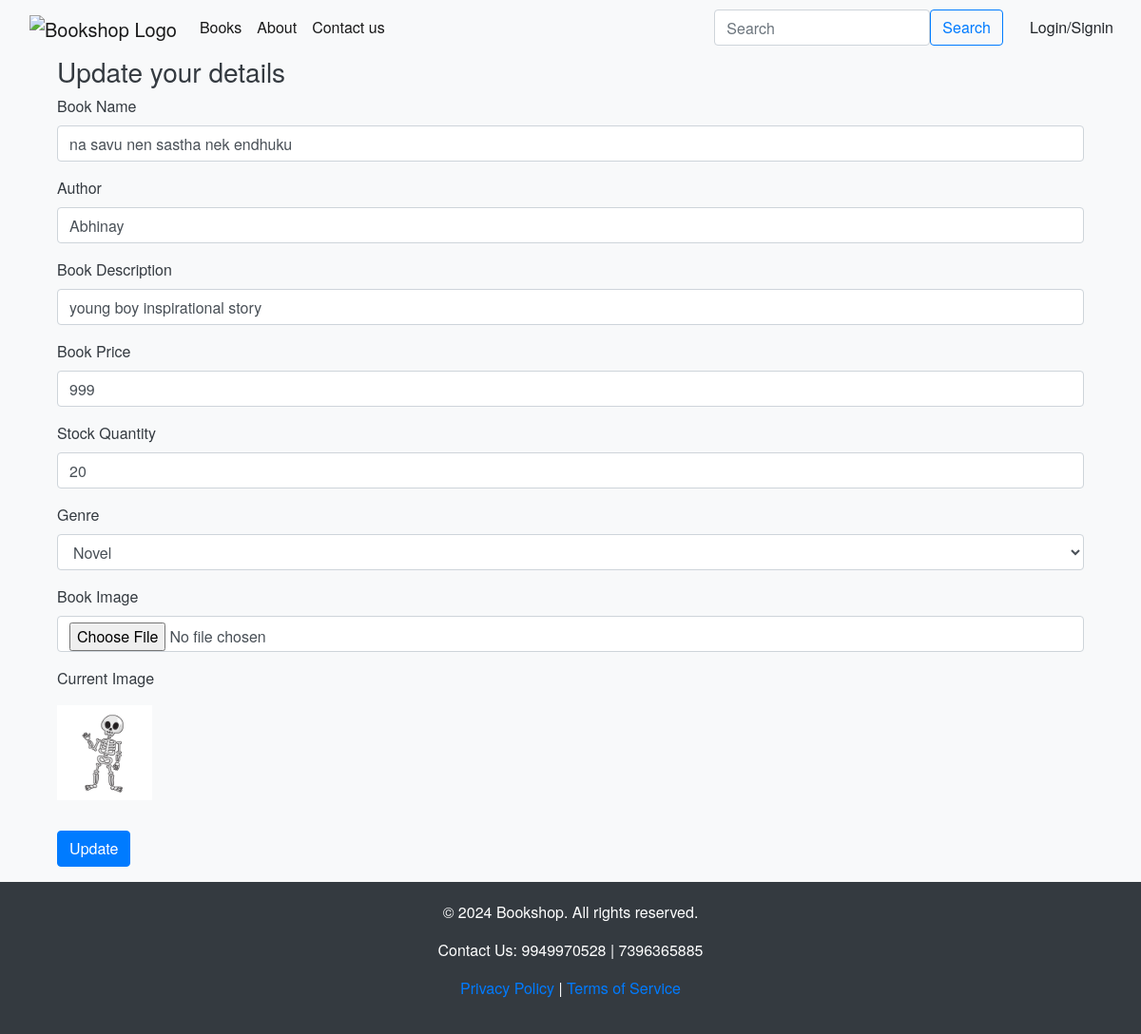
Screenshot of /update/1 with the database file from the repository.
### app.py (models this page shows)
class Products(db.Model):
    __tablename__ = 'products'
    ProductID = db.Column(db.Integer, primary_key=True)
    ProductName= db.Column(db.String(50), nullable=False)
    Author= db.Column(db.String(30), nullable=False)
    Description= db.Column(db.String(100), nullable=False)
    Price= db.Column(db.Integer, nullable=False)
    StockQuantity= db.Column(db.Integer,nullable=False)
    CategoryID= db.Column(db.Integer,db.ForeignKey('categories.CategoryID'), nullable=False )
    MerchantID = db.Column(db.Integer, db.ForeignKey('users.UserID'), nullable=False)
    ProductImage = db.Column(db.String(100), nullable=False)

### app.py (the view, shortened to what this page needs)
@app.route('/update/<int:product_id>', methods=['GET', 'POST'])
def update(product_id):
    product = Products.query.filter_by(ProductID=product_id).first()
    if not product:
        return "Product not found", 404
    return render_template('update_book.html', product=product)

### templates/update_book.html (shortened to what this page needs)
{% extends 'base.html' %}
{% block body %}
<div class="container">
    <h3>Update your details</h3>
    <form method="post" action="/update/{{product.ProductID}}">
        <div class="mb-3">
            <label for="bookname" class="form-label">Book Name</label>
            <input type="text" class="form-control" name="name" value="{{product.ProductName}}" id="bookname" autocomplete="off" required>
        </div>
        <div class="mb-3">
          <label for="author" class="form-label">Author</label>
          <input type="text" class="form-control" name="author" value="{{product.Author}}" id="author" autocomplete="off" required>
        </div>
        <div class="mb-3">
            <label for="bookdesc" class="form-label">Book Description</label>
            <input type="text" class="form-control" name="desc" value="{{product.Description}}" id="bookdesc" autocomplete="off" required>
        </div>
        <div class="mb-3">
            <label for="bookprice" class="form-label">Book Price</label>
            <input type="number" class="form-control" name="price" value="{{product.Price}}" id="bookprice" autocomplete="off" required>
        </div>
        <div class="mb-3">
            <label for="stockamount" class="form-label">Stock Quantity</label>
            <input type="number" class="form-control" name="amount" value="{{product.StockQuantity}}" id="stockamount" autocomplete="off" required>
        </div>
        <div class="mb-3">
          <label for="categoryid" class="form-label">Genre</label>
          <select class="form-control" name="categoryid" id="categoryid" autocomplete="off" required>
            <option value="3" {% if product.CategoryID == 3 %}selected{% endif %}>Novel</option>
          </select>
        </div>
        <div class="mb-3">
          <label for="bookimage" class="form-label">Book Image</label>
          <input type="file" class="form-control" name="bookimage" id="bookimage" accept="image/*" autocomplete="off">
        </div>
        <div class="mb-3">
          <p class="form-label">Current Image</p>
          <div>
            <img src="{{ url_for('static', filename='uploads/' ~ product.ProductImage) }}" alt="Current Image" width="100">
          </div>
        </div>
        <button type="submit" class="btn btn-primary my-3">Update</button>
    </form>
</div>
{% endblock body %}

### templates/base.html (style rules this page uses)
body { background-color: #f8f9fa; color: #343a40; font-family: 'Helvetica Neue', Helvetica, Arial, sans-serif; display: flex; flex-direction: column; min-height: 100vh; margin: 0; }
.btn-primary { background-color: #007bff; border-color: #007bff; }
.container { flex: 1; }

### rows the page displays
Products: name "na savu nen sastha nek endhuku", author "Abhinay", desc "young boy inspirational story", price "999", amount "20", categoryid "Novel", ProductImage (picture)
